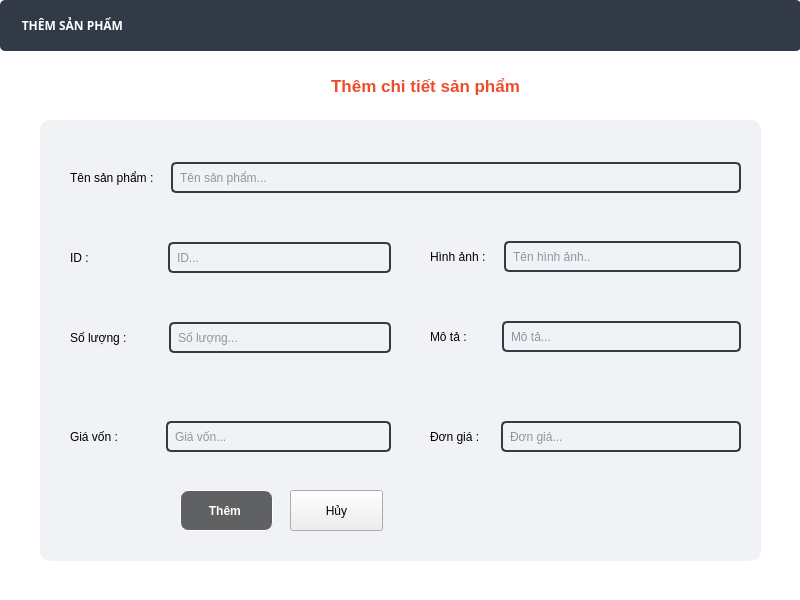
<?xml version="1.0" encoding="UTF-8"?>
<ui version="4.0">
 <class>them_sp_window</class>
 <widget class="QMainWindow" name="them_sp_window">
  <property name="geometry">
   <rect>
    <x>0</x>
    <y>0</y>
    <width>800</width>
    <height>600</height>
   </rect>
  </property>
  <property name="font">
   <font>
    <weight>75</weight>
    <bold>true</bold>
   </font>
  </property>
  <property name="windowTitle">
   <string>MainWindow</string>
  </property>
  <property name="styleSheet">
   <string notr="true">#them_sp_window {
border-radius :5px;
		background-color: #fff;

}</string>
  </property>
  <widget class="QWidget" name="centralwidget">
   <widget class="QLabel" name="label_header">
    <property name="geometry">
     <rect>
      <x>0</x>
      <y>0</y>
      <width>801</width>
      <height>51</height>
     </rect>
    </property>
    <property name="font">
     <font>
      <family>Poppins,sans-serif</family>
      <pointsize>9</pointsize>
      <weight>75</weight>
      <bold>true</bold>
     </font>
    </property>
    <property name="styleSheet">
     <string notr="true">color : #fff;
background-color : #313a46;
font-family: &quot;Poppins&quot;, sans-serif;
border-radius : 5px
</string>
    </property>
    <property name="text">
     <string>       THÊM SẢN PHẨM</string>
    </property>
   </widget>
   <widget class="QLabel" name="label_8">
    <property name="geometry">
     <rect>
      <x>290</x>
      <y>60</y>
      <width>271</width>
      <height>51</height>
     </rect>
    </property>
    <property name="font">
     <font>
      <pointsize>13</pointsize>
      <weight>75</weight>
      <bold>true</bold>
     </font>
    </property>
    <property name="styleSheet">
     <string notr="true">color : #EE4D2D;</string>
    </property>
    <property name="text">
     <string>Thêm chi tiết sản phẩm</string>
    </property>
    <property name="alignment">
     <set>Qt::AlignCenter</set>
    </property>
   </widget>
   <widget class="QWidget" name="widget" native="true">
    <property name="geometry">
     <rect>
      <x>40</x>
      <y>120</y>
      <width>721</width>
      <height>441</height>
     </rect>
    </property>
    <property name="styleSheet">
     <string notr="true">#widget {

background-color: #f0f2f5;
border-radius : 10px;
}
</string>
    </property>
    <widget class="QPushButton" name="pushButton">
     <property name="geometry">
      <rect>
       <x>140</x>
       <y>370</y>
       <width>93</width>
       <height>41</height>
      </rect>
     </property>
     <property name="font">
      <font>
       <pointsize>9</pointsize>
       <weight>75</weight>
       <bold>true</bold>
      </font>
     </property>
     <property name="styleSheet">
      <string notr="true">QPushButton {
    background-color: rgba(0, 0, 0, 0.6);
    color: white;
    border: 1px solid white;
    border-radius: 8px;
    padding: 8px 16px;
    font-size: 9pt;
}

/* Khi di chuột vào */
QPushButton:hover {
    background-color: rgba(33, 150, 243, 0.8); /* Xanh nước biển nhạt */
    border: 1px solid #2196F3; /* Viền xanh nước biển */
}

/* Khi nhấn */
QPushButton:pressed {
    background-color: rgba(25, 118, 210, 1); /* Xanh nước biển đậm */
    border: 1px solid white;
}
</string>
     </property>
     <property name="text">
      <string>Thêm </string>
     </property>
    </widget>
    <widget class="QPushButton" name="pushButton_2">
     <property name="geometry">
      <rect>
       <x>250</x>
       <y>370</y>
       <width>93</width>
       <height>41</height>
      </rect>
     </property>
     <property name="text">
      <string>Hủy</string>
     </property>
    </widget>
    <widget class="QWidget" name="">
     <property name="geometry">
      <rect>
       <x>30</x>
       <y>200</y>
       <width>321</width>
       <height>35</height>
      </rect>
     </property>
     <layout class="QHBoxLayout" name="horizontalLayout_3">
      <property name="spacing">
       <number>35</number>
      </property>
      <item>
       <widget class="QLabel" name="label_4">
        <property name="minimumSize">
         <size>
          <width>64</width>
          <height>31</height>
         </size>
        </property>
        <property name="text">
         <string>Số lượng : </string>
        </property>
       </widget>
      </item>
      <item>
       <widget class="QLineEdit" name="lineEdit_4">
        <property name="minimumSize">
         <size>
          <width>211</width>
          <height>31</height>
         </size>
        </property>
        <property name="styleSheet">
         <string notr="true">QLineEdit {
    background-color: rgba(0,0,0,0);
    border: 2px solid #313a46; /* Viền mặc định */
    color: #313a46; /* Màu chữ mặc định */
    padding: 5px;
    border-radius: 5px;
}

/* Khi focus (nhấn vào) */
QLineEdit:focus {
    border: 2px solid #1C86EE; /* Viền xanh nước biển đậm hơn */
    color: #1C86EE; /* Chữ chuyển sang xanh nước biển đậm */
}

/* Khi di chuột vào */
QLineEdit:hover {
    border: 2px solid #1C86EE; /* Viền xanh nước biển đậm hơn khi hover */
}
</string>
        </property>
        <property name="placeholderText">
         <string>Số lượng...</string>
        </property>
       </widget>
      </item>
     </layout>
    </widget>
    <widget class="QWidget" name="">
     <property name="geometry">
      <rect>
       <x>390</x>
       <y>300</y>
       <width>311</width>
       <height>33</height>
      </rect>
     </property>
     <layout class="QHBoxLayout" name="horizontalLayout_2">
      <property name="spacing">
       <number>14</number>
      </property>
      <item>
       <widget class="QLabel" name="label_5">
        <property name="minimumSize">
         <size>
          <width>57</width>
          <height>31</height>
         </size>
        </property>
        <property name="text">
         <string>Đơn giá : </string>
        </property>
       </widget>
      </item>
      <item>
       <widget class="QLineEdit" name="lineEdit_5">
        <property name="minimumSize">
         <size>
          <width>211</width>
          <height>31</height>
         </size>
        </property>
        <property name="styleSheet">
         <string notr="true">QLineEdit {
    background-color: rgba(0,0,0,0);
    border: 2px solid #313a46; /* Viền mặc định */
    color: #313a46; /* Màu chữ mặc định */
    padding: 5px;
    border-radius: 5px;
}

/* Khi focus (nhấn vào) */
QLineEdit:focus {
    border: 2px solid #1C86EE; /* Viền xanh nước biển đậm hơn */
    color: #1C86EE; /* Chữ chuyển sang xanh nước biển đậm */
}

/* Khi di chuột vào */
QLineEdit:hover {
    border: 2px solid #1C86EE; /* Viền xanh nước biển đậm hơn khi hover */
}
</string>
        </property>
        <property name="placeholderText">
         <string>Đơn giá...</string>
        </property>
       </widget>
      </item>
     </layout>
    </widget>
    <widget class="QWidget" name="">
     <property name="geometry">
      <rect>
       <x>30</x>
       <y>40</y>
       <width>671</width>
       <height>35</height>
      </rect>
     </property>
     <layout class="QHBoxLayout" name="horizontalLayout_4">
      <item>
       <widget class="QLabel" name="label_2">
        <property name="minimumSize">
         <size>
          <width>95</width>
          <height>31</height>
         </size>
        </property>
        <property name="text">
         <string>Tên sản phẩm : </string>
        </property>
       </widget>
      </item>
      <item>
       <widget class="QLineEdit" name="lineEdit_2">
        <property name="minimumSize">
         <size>
          <width>211</width>
          <height>31</height>
         </size>
        </property>
        <property name="styleSheet">
         <string notr="true">QLineEdit {
    background-color: rgba(0,0,0,0);
    border: 2px solid #313a46; /* Viền mặc định */
    color: #313a46; /* Màu chữ mặc định */
    padding: 5px;
    border-radius: 5px;
}

/* Khi focus (nhấn vào) */
QLineEdit:focus {
    border: 2px solid #1C86EE; /* Viền xanh nước biển đậm hơn */
    color: #1C86EE; /* Chữ chuyển sang xanh nước biển đậm */
}

/* Khi di chuột vào */
QLineEdit:hover {
    border: 2px solid #1C86EE; /* Viền xanh nước biển đậm hơn khi hover */
}
</string>
        </property>
        <property name="text">
         <string/>
        </property>
        <property name="placeholderText">
         <string>Tên sản phẩm...</string>
        </property>
       </widget>
      </item>
     </layout>
    </widget>
    <widget class="QWidget" name="">
     <property name="geometry">
      <rect>
       <x>390</x>
       <y>200</y>
       <width>311</width>
       <height>33</height>
      </rect>
     </property>
     <layout class="QHBoxLayout" name="horizontalLayout_7">
      <property name="spacing">
       <number>31</number>
      </property>
      <item>
       <widget class="QLabel" name="label_7">
        <property name="minimumSize">
         <size>
          <width>41</width>
          <height>31</height>
         </size>
        </property>
        <property name="text">
         <string>Mô tả :</string>
        </property>
       </widget>
      </item>
      <item>
       <widget class="QLineEdit" name="lineEdit_7">
        <property name="minimumSize">
         <size>
          <width>211</width>
          <height>31</height>
         </size>
        </property>
        <property name="styleSheet">
         <string notr="true">QLineEdit {
    background-color: rgba(0,0,0,0);
    border: 2px solid #313a46; /* Viền mặc định */
    color: #313a46; /* Màu chữ mặc định */
    padding: 5px;
    border-radius: 5px;
}

/* Khi focus (nhấn vào) */
QLineEdit:focus {
    border: 2px solid #1C86EE; /* Viền xanh nước biển đậm hơn */
    color: #1C86EE; /* Chữ chuyển sang xanh nước biển đậm */
}

/* Khi di chuột vào */
QLineEdit:hover {
    border: 2px solid #1C86EE; /* Viền xanh nước biển đậm hơn khi hover */
}
</string>
        </property>
        <property name="placeholderText">
         <string>Mô tả...</string>
        </property>
       </widget>
      </item>
     </layout>
    </widget>
    <widget class="QWidget" name="">
     <property name="geometry">
      <rect>
       <x>30</x>
       <y>300</y>
       <width>321</width>
       <height>33</height>
      </rect>
     </property>
     <layout class="QHBoxLayout" name="horizontalLayout">
      <property name="spacing">
       <number>41</number>
      </property>
      <item>
       <widget class="QLabel" name="label_6">
        <property name="minimumSize">
         <size>
          <width>55</width>
          <height>31</height>
         </size>
        </property>
        <property name="text">
         <string>Giá vốn : </string>
        </property>
       </widget>
      </item>
      <item>
       <widget class="QLineEdit" name="lineEdit_6">
        <property name="minimumSize">
         <size>
          <width>211</width>
          <height>31</height>
         </size>
        </property>
        <property name="styleSheet">
         <string notr="true">QLineEdit {
    background-color: rgba(0,0,0,0);
    border: 2px solid #313a46; /* Viền mặc định */
    color: #313a46; /* Màu chữ mặc định */
    padding: 5px;
    border-radius: 5px;
}

/* Khi focus (nhấn vào) */
QLineEdit:focus {
    border: 2px solid #1C86EE; /* Viền xanh nước biển đậm hơn */
    color: #1C86EE; /* Chữ chuyển sang xanh nước biển đậm */
}

/* Khi di chuột vào */
QLineEdit:hover {
    border: 2px solid #1C86EE; /* Viền xanh nước biển đậm hơn khi hover */
}
</string>
        </property>
        <property name="placeholderText">
         <string>Giá vốn...</string>
        </property>
       </widget>
      </item>
     </layout>
    </widget>
    <widget class="QWidget" name="">
     <property name="geometry">
      <rect>
       <x>390</x>
       <y>120</y>
       <width>311</width>
       <height>33</height>
      </rect>
     </property>
     <layout class="QHBoxLayout" name="horizontalLayout_6">
      <property name="spacing">
       <number>11</number>
      </property>
      <item>
       <widget class="QLabel" name="label_3">
        <property name="minimumSize">
         <size>
          <width>63</width>
          <height>31</height>
         </size>
        </property>
        <property name="text">
         <string>Hình ảnh : </string>
        </property>
       </widget>
      </item>
      <item>
       <widget class="QLineEdit" name="lineEdit_3">
        <property name="minimumSize">
         <size>
          <width>211</width>
          <height>31</height>
         </size>
        </property>
        <property name="styleSheet">
         <string notr="true">QLineEdit {
    background-color: rgba(0,0,0,0);
    border: 2px solid #313a46; /* Viền mặc định */
    color: #313a46; /* Màu chữ mặc định */
    padding: 5px;
    border-radius: 5px;
}

/* Khi focus (nhấn vào) */
QLineEdit:focus {
    border: 2px solid #1C86EE; /* Viền xanh nước biển đậm hơn */
    color: #1C86EE; /* Chữ chuyển sang xanh nước biển đậm */
}

/* Khi di chuột vào */
QLineEdit:hover {
    border: 2px solid #1C86EE; /* Viền xanh nước biển đậm hơn khi hover */
}
</string>
        </property>
        <property name="placeholderText">
         <string>Tên hình ảnh..</string>
        </property>
       </widget>
      </item>
     </layout>
    </widget>
    <widget class="QWidget" name="">
     <property name="geometry">
      <rect>
       <x>30</x>
       <y>120</y>
       <width>321</width>
       <height>35</height>
      </rect>
     </property>
     <layout class="QHBoxLayout" name="horizontalLayout_5">
      <property name="spacing">
       <number>76</number>
      </property>
      <item>
       <widget class="QLabel" name="label">
        <property name="text">
         <string>ID : </string>
        </property>
       </widget>
      </item>
      <item>
       <widget class="QLineEdit" name="lineEdit">
        <property name="minimumSize">
         <size>
          <width>211</width>
          <height>31</height>
         </size>
        </property>
        <property name="styleSheet">
         <string notr="true">QLineEdit {
    background-color: rgba(0,0,0,0);
    border: 2px solid #313a46; /* Viền mặc định */
    color: #313a46; /* Màu chữ mặc định */
    padding: 5px;
    border-radius: 5px;
}

/* Khi focus (nhấn vào) */
QLineEdit:focus {
    border: 2px solid #1C86EE; /* Viền xanh nước biển đậm hơn */
    color: #1C86EE; /* Chữ chuyển sang xanh nước biển đậm */
}

/* Khi di chuột vào */
QLineEdit:hover {
    border: 2px solid #1C86EE; /* Viền xanh nước biển đậm hơn khi hover */
}
</string>
        </property>
        <property name="placeholderText">
         <string>ID...</string>
        </property>
       </widget>
      </item>
     </layout>
    </widget>
   </widget>
  </widget>
 </widget>
 <resources/>
 <connections/>
</ui>
